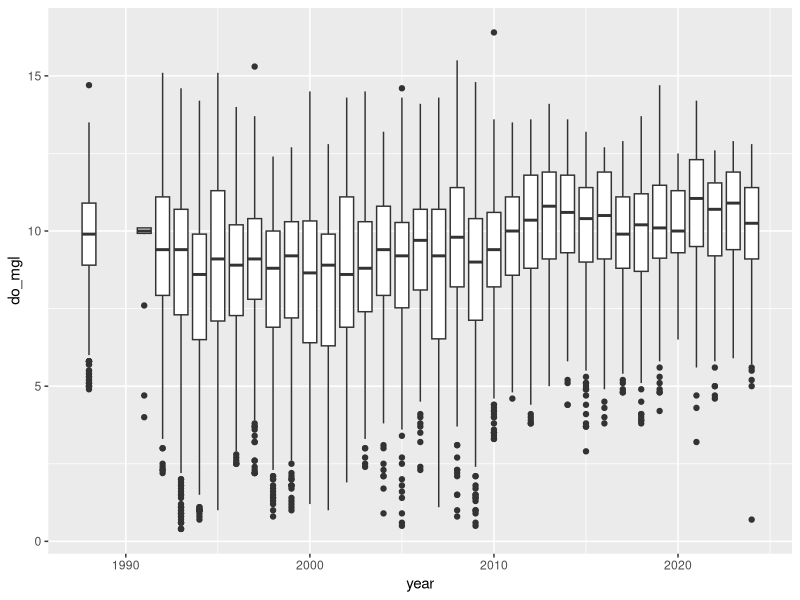
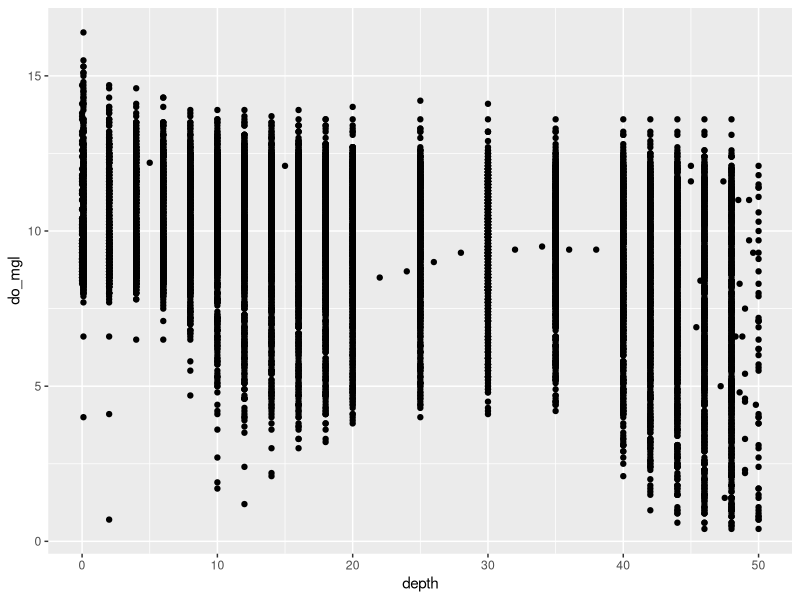
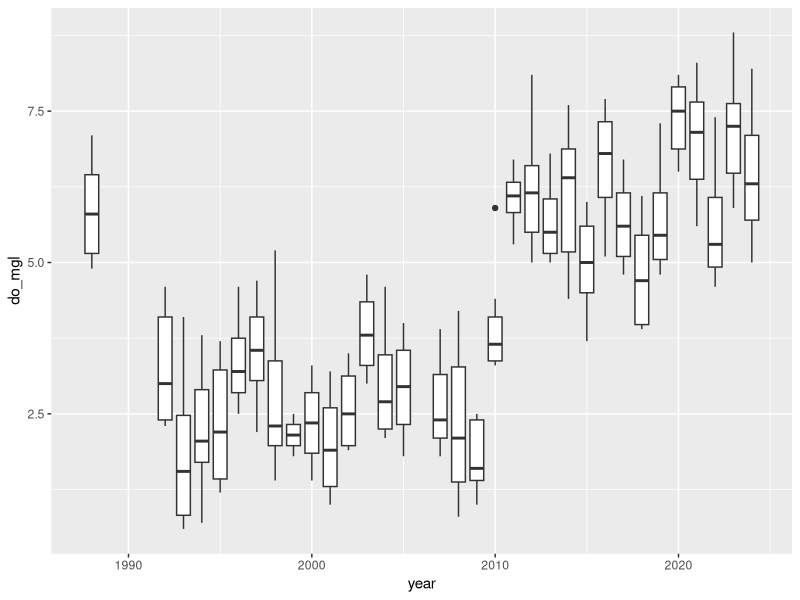
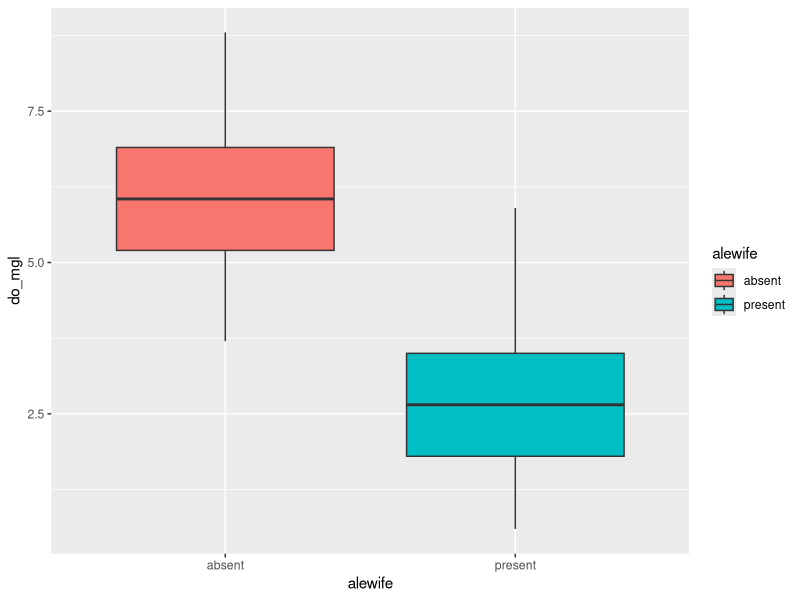
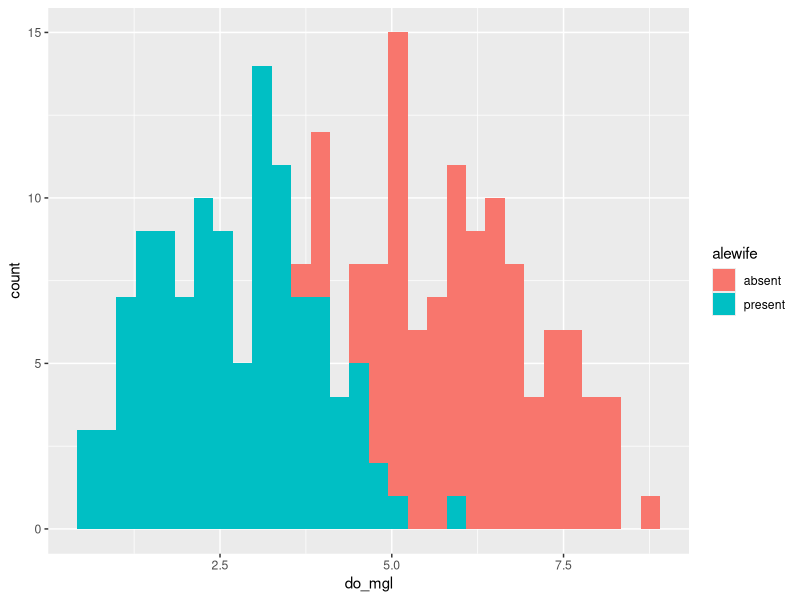
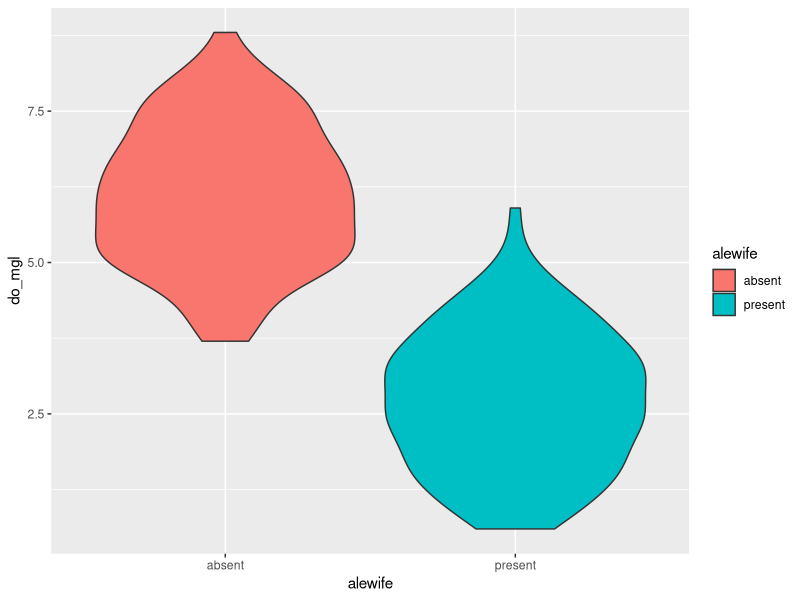
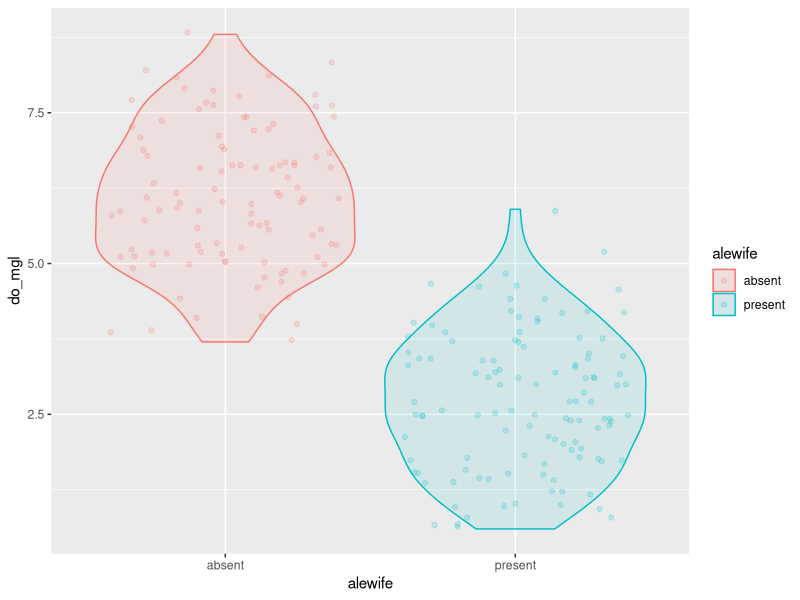
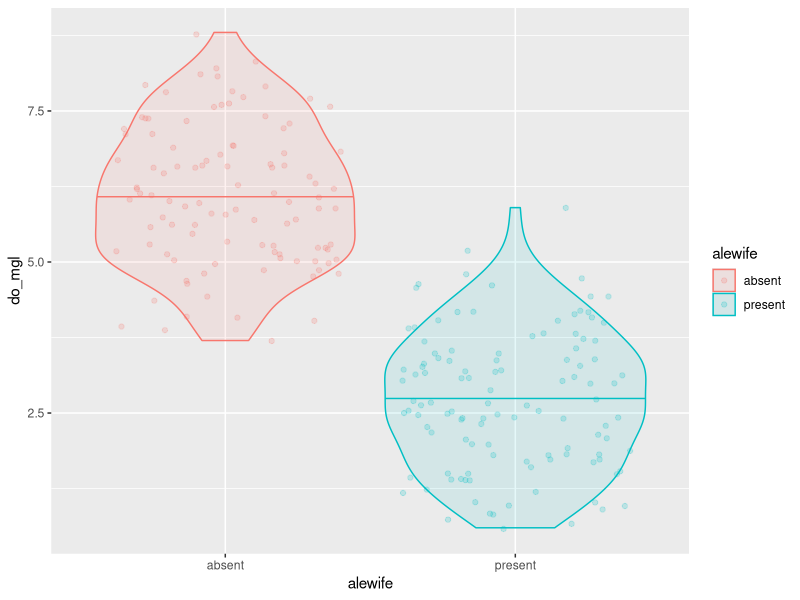

The R source for these figures, in order:
## ---- chunk 1

## ---- chunk 2
library(tidyverse)

## ---- chunk 3
otsego <- read.csv(file = "data/physical.csv", header = TRUE)

## ---- chunk 4
# Insert code for this here
# This is a reminder for me to have people
# do this, not a leftover reminder to put code here.
# Do it. I'll demonstrate, don't worry!

## ---- chunk 5
# This will do it all at once!
ann <- # Front-end object assignment
  otsego %>% # Pass otsego to the group_by function
  group_by(year) %>% # Group by year and pass to summarize
  summarize(avg = mean(do_mgl))
## ---- chunk 6
tempdf <- group_by(otsego, year) # Create data frame to hold grouped data
ann <- summarize( tempdf, avg = mean(do_mgl) ) # Summarize mean do_mgl by year

## ---- chunk 7
ann <- # Front-end object assignment
  otsego %>% # Pass otsego to the group_by function
  group_by(year) %>% # Group by year and pass to summarize
  summarize(avg = mean(do_mgl, na.rm = TRUE))
## ---- chunk 8
bp <- ggplot(otsego, aes(x = year, y = do_mgl)) +
  geom_boxplot(aes(group = year))

print(bp)
## ---- chunk 9
sp <- ggplot(otsego, aes(x = depth, y = do_mgl)) +
  geom_point()

print(sp)
## ---- chunk 10
hypo <- # Front-end object assignment
  otsego %>% # Pass otsego to the subset function
  subset(depth > 40 & month == 10) # Select depths > 40 m in October
## ---- chunk 11
ggplot(hypo, aes(x = year, y = do_mgl)) +
  geom_boxplot(mapping = aes(group = year))

## ---- chunk 12
hypo <- hypo %>%
  subset(year > 1988)

## ---- chunk 13
hypo$alewife <- "present"
## ---- chunk 14
hypo$alewife[hypo$year > 2010] <- "absent"

## ---- chunk 15
# Insert code for this here
# This is a reminder for me to have people
# do this, not a leftover reminder to put code here.
# Do it. I'll demonstrate, don't worry!

## ---- chunk 16
ggplot(hypo, aes(x = alewife, y = do_mgl, fill = alewife)) +
  geom_boxplot()

## ---- chunk 17
ggplot(hypo, aes(x = do_mgl, fill = alewife)) +
  geom_histogram()

## ---- chunk 18
ggplot(hypo, aes(x = alewife, y = do_mgl, fill = alewife)) +
  geom_violin()

## ---- chunk 19
ggplot(hypo, 
       aes(x = alewife, y = do_mgl, color = alewife, fill = alewife)) +
  geom_violin(alpha = 0.10) +
  geom_jitter(alpha = 0.20)

## ---- chunk 20
ggplot(hypo, 
       aes(x = alewife, y = do_mgl, color = alewife, fill = alewife)) +
  geom_violin(alpha = 0.10, draw_quantiles = 0.50) +
  geom_jitter(alpha = 0.20)

## ---- chunk 21
ggplot(hypo, 
       aes(x = alewife, y = do_mgl, color = alewife, fill = alewife)) +
  geom_violin(alpha = 0.10, draw_quantiles = 0.50) +
  geom_jitter(alpha = 0.20) +
  scale_x_discrete(labels = c("Absent", "Present")) +
  xlab("Alewife presence or absence") +
  ylab("Dissolved oxygen (mg/l)") +
  labs(fill = "Alewife", color = "Alewife") +
  theme(axis.title.x = element_text(vjust = -1),
        axis.title.y = element_text(vjust = 3)
        )

## ---- chunk 22
ggplot(hypo, 
       aes(x = alewife, y = do_mgl, color = alewife, fill = alewife)) +
  geom_violin(alpha = 0.10, draw_quantiles = 0.50) +
  geom_jitter(alpha = 0.20) +
  scale_x_discrete(labels = c("Absent", "Present")) +
  xlab("Alewife presence or absence") +
  ylab("Dissolved oxygen (mg/l)") +
  labs(fill = "Alewife", color = "Alewife") +
  theme_bw() +
  theme(axis.title.x = element_text(vjust = -1),
        axis.title.y = element_text(vjust = 3),
        panel.grid = element_blank()
        )

## ---- chunk 23
ggplot(hypo, 
       aes(x = alewife, y = do_mgl, color = alewife, fill = alewife)) +
  geom_violin(alpha = 0.10, draw_quantiles = 0.50) +
  geom_jitter(alpha = 0.20) +
  scale_x_discrete(labels = c("Absent", "Present")) +
  scale_fill_manual(values = c("gray40", "black")) +
  scale_color_manual(values = c("gray40", "black")) +
  xlab("Alewife presence or absence") +
  ylab("Dissolved oxygen (mg/l)") +
  labs(fill = "Alewife", color = "Alewife") +
  theme_bw() +
  theme(axis.title.x = element_text(vjust = -1),
        axis.title.y = element_text(vjust = 3),
        panel.grid = element_blank()
        )

## ---- chunk 24
ggplot(hypo, 
       aes(x = alewife, y = do_mgl, color = alewife, fill = alewife)) +
  geom_boxplot(alpha = 0.10, width = 0.3) +
  geom_jitter(alpha = 0.20, width = .1) +
  scale_x_discrete(labels = c("Absent", "Present")) +
  scale_fill_manual(values = c("gray40", "black")) +
  scale_color_manual(values = c("gray40", "black")) +
  xlab("Alewife presence or absence") +
  ylab("Dissolved oxygen (mg/l)") +
  labs(fill = "Alewife", color = "Alewife") +
  theme_bw() +
  theme(axis.title.x = element_text(vjust = -1),
        axis.title.y = element_text(vjust = 3),
        panel.grid = element_blank()
        )

## ---- chunk 25
ggplot(hypo, 
       aes(x = do_mgl, color = alewife, fill = alewife)) +
  geom_histogram(alpha = 0.20) +
  scale_fill_manual(values = c("gray40", "black")) +
  scale_color_manual(values = c("gray40", "black")) +
  ylab("Frequency of observation") +
  xlab("Dissolved oxygen (mg/l)") +
  labs(fill = "Alewife", color = "Alewife") +
  theme_bw() +
  theme(axis.title.x = element_text(vjust = -1),
        axis.title.y = element_text(vjust = 3),
        panel.grid = element_blank()
        )

## ---- chunk 26
ggplot(hypo, 
       aes(x = do_mgl, color = alewife, fill = alewife)) +
  geom_histogram(alpha = 0.20) +
  scale_fill_manual(values = c("gray40", "black")) +
  scale_color_manual(values = c("gray40", "black")) +
  ylab("Frequency of observation") +
  xlab("Dissolved oxygen (mg/l)") +
  labs(fill = "Alewife", color = "Alewife") +
  facet_wrap(~alewife) +
  theme_bw() +
  theme(axis.title.x = element_text(vjust = -1),
        axis.title.y = element_text(vjust = 3),
        panel.grid = element_blank()
        )

## ---- chunk 27

otsego$date <- as.Date(as.character(otsego$date), 
                       format = "%m/%d/%Y")
## ---- chunk 28
otsego$doy <- lubridate::yday(otsego$date)
## ---- chunk 29
otsego %>% 
  filter(year == 2020) %>% 
  ggplot(aes(x = month, y = depth, z = do_mgl)) +
  scale_y_reverse() +
  scale_x_continuous(breaks = seq(2, 12, 2)) +
  geom_contour_filled()
